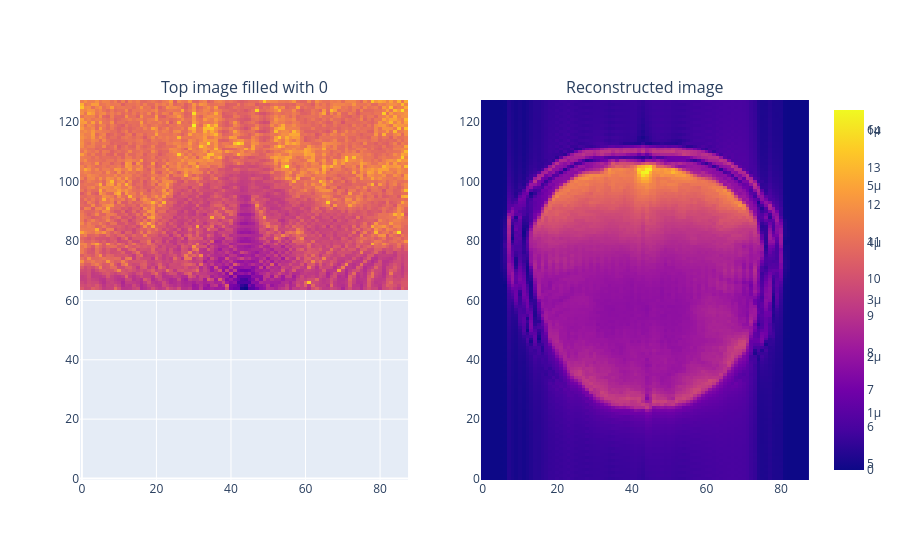

The code cell stored with this chart in its notebook:
### Markdown cell above
## Figure zero-filling

### Code cell
#| label: figZeroFillX

import numpy as np
from plotly.subplots import make_subplots
import plotly.graph_objects as go
import plotly.io as pio
from scipy.io import loadmat

# Interactive display in the notebook
pio.renderers.default = "plotly_mimetype"

# Check if static image export is available for PDF
try:
    pio.to_image(go.Figure(), format="png")
    static_export = True
except Exception as exc:
    static_export = False
    print(f"Static PNG export unavailable: {type(exc).__name__}: {exc}")

#K-spaces and image spaces filled with zeros at the top of the image
data = loadmat("magk0x.mat")
kx = data["mag2"]

data = loadmat("mag0x.mat")
magimx = data["magim2"]

fig = make_subplots(1, 2, subplot_titles=("Bottom image filled with 0", "Reconstructed image"))

fig.add_trace(go.Heatmap(visible=True, z=kx[:,:]), row=1, col=1)
fig.add_trace(go.Heatmap(visible=True, z=magimx[:,:]), row=1, col=2)

fig

### Figure 1 — Plotly figure (JSON) as saved in the notebook; plotly's stock layout.template omitted (floating-point values rounded to 4 significant figures; data arrays with more than 128 entries replaced by an {"elided": "..."} marker saying what was removed)
{"data": [{"type": "heatmap", "visible": true, "xaxis": "x", "yaxis": "y", "z": {"elided": "128x88 float values"}}, {"type": "heatmap", "visible": true, "xaxis": "x2", "yaxis": "y2", "z": {"elided": "128x88 float values"}}], "layout": {"annotations": [{"font": {"size": 16}, "showarrow": false, "text": "Top image filled with 0", "x": 0.225, "xanchor": "center", "xref": "paper", "y": 1, "yanchor": "bottom", "yref": "paper"}, {"font": {"size": 16}, "showarrow": false, "text": "Reconstructed image", "x": 0.775, "xanchor": "center", "xref": "paper", "y": 1, "yanchor": "bottom", "yref": "paper"}], "xaxis": {"anchor": "y", "domain": [0, 0.45]}, "xaxis2": {"anchor": "y2", "domain": [0.55, 1]}, "yaxis": {"anchor": "x", "domain": [0, 1]}, "yaxis2": {"anchor": "x2", "domain": [0, 1]}}}
